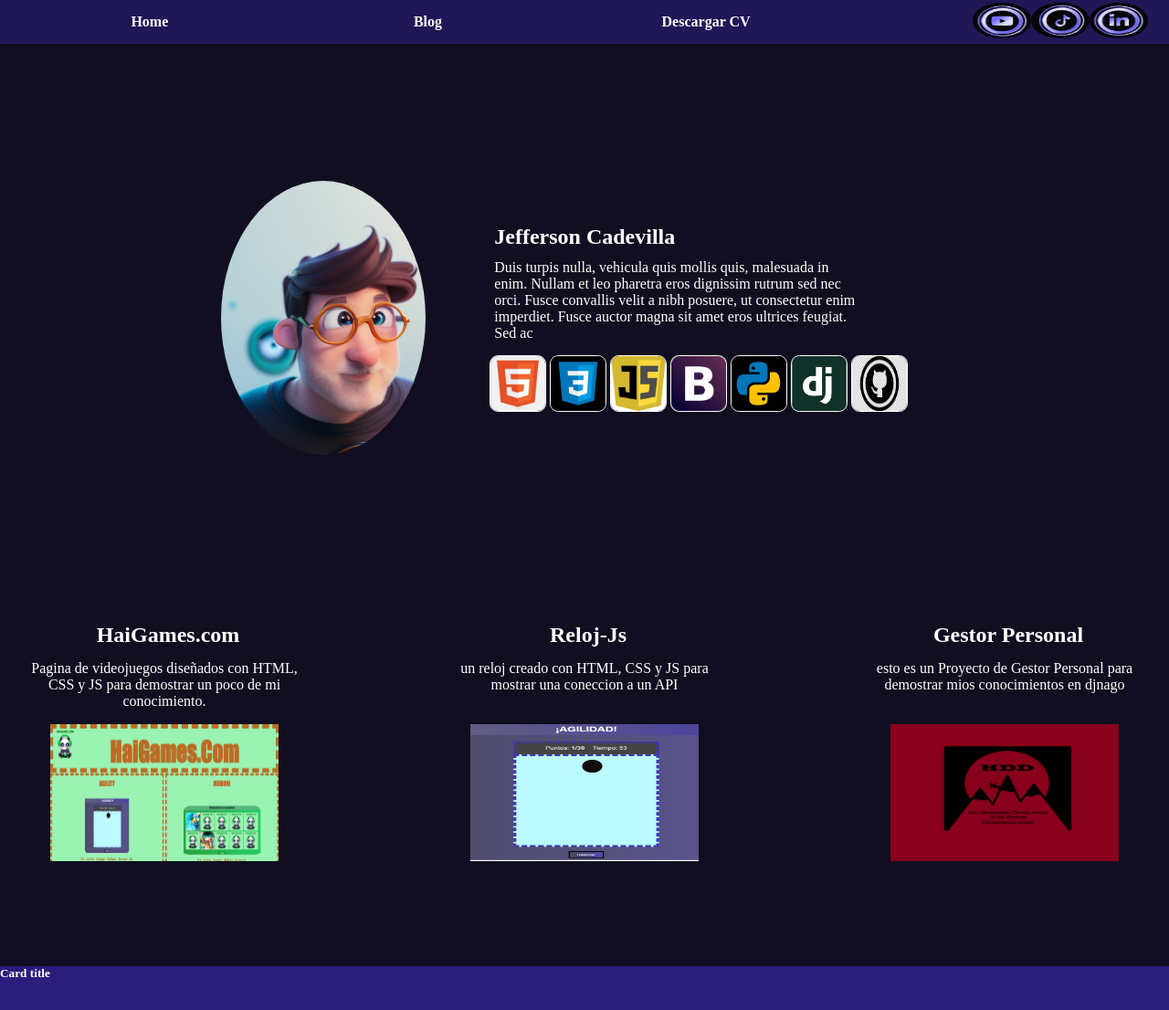
The page / on the database its author committed.
### Portafolio/models.py (models this page shows, shortened)
class Presentacion(models.Model):
    image = models.ImageField(upload_to="Portafolio/images/")
    title = models.CharField( max_length=100)
    description = models.CharField(max_length=250)
    id = models.AutoField(primary_key=True)

class Projecto(models.Model):
    id = models.AutoField(primary_key=True)
    title = models.CharField( max_length=100)
    description = models.CharField(max_length=250)
    image = models.ImageField(upload_to="Portafolio/images/")
    url =models.URLField(blank=True)

### portafolio_jeff/views.py (the view)
# urls.py: 2. Add a URL to urlpatterns:  path('', views.home, name='home')
def home(request, Projecto_id=None):
    projectos = Projecto.objects.all()
    presentaciones = Presentacion.objects.all()
    return render(request, 'Principal.html', {'projectos': projectos, 'presentaciones': presentaciones})

### Templates/Principal.html (shortened to what this page needs)
{% extends 'layout/base.html' %}
{% load static %}
        {% block content %}
            {% for presentacion in presentaciones %}
                <secction class="containerpresent">
                    <div class="Present"  >
                        <img class="imgP" src="{{ presentacion.image.url }}" />
                        <div class="text-container">
                            <h2 class="title01">{{ presentacion.title }}</h2>
                            <p class="title01">{{ presentacion.description }}</p>
                            <div class="skill">
                                <img class="redesS" src="{% static "img/html5 - tabtag.jpg" %}">
                                <img class="redesS" src="{% static "img/CSS3 - MI PORTAL.jpg" %}">
                                <img class="redesS" src="{% static "img/Unplugged Coding in the classroom - The Blog of Curiosity and the Hungry Mind.jpg" %}">
                                <img class="redesS" src="{% static "img/File_Bootstrap logo_svg - Wikimedia Commons.jpg" %}">
                                <img class="redesS" src="{% static "img/Python - MI PORTAL.jpg" %}">
                                <img class="redesS" src="{% static "img/Django minimized logo.jpg" %}">
                                <img class="redesS" src="{% static "img/Social Media Computer Icons GitHub Social Network PNG - Free Download.jpg" %}">
                            </div>
                        </div>
                    </div>
                </secction>
            {% endfor %}
                <secction class="containerproyect">
                    {% for projecto in projectos %}
                        <div class="proyect">
                            <a class="link5" href="{{ projecto.url }}">
                            <h2 class="title01">{{ projecto.title }}</h2>
                            <p class="parrafo01">{{ projecto.description }}</p>
                            <img class="img01" src="{{ projecto.image.url }}"/></a>
                        </div>
                    {% endfor %}
                </secction>
        {% endblock content %}

### static/styles/estilos.css (style rules this page uses)
* { margin: 0; padding: 0; list-style: none; }
:root { --color-primary: white ; --color-secondary: #452cd44d ; --color-body: rgba(3, 0, 20, 0.945); --fonts-main: #0006FA; }
body { background:rgba(3, 0, 20, 0.945); }
a { text-decoration: none; color: white; }
.containerpresent { width: 100%; height:600px; align-items: center; display: flex; justify-content: center; }
.Present { width: 70%; height: -webkit-fill-available; display: flex; justify-content: center; align-items: center; }
.imgP { padding: 50px; width: 25%; height: 50%; border-radius: 50%; }
.skill { margin-top: 2%; }
.title01 { width: 400px; padding: 1%; color: white; }
.text-container { flex: 1; padding: 20px; display: flex; flex-direction: column; justify-content: center; align-items: flex-start; }
.redesS { width: 60px; height: 60px; border:solid white; border-radius: 15%; border-width: 1px; }
.containerproyect { width: 100%; height: 400px; display: flex; flex-direction: row; justify-content: center; }
.proyect { width:auto; margin: 20px; padding: 10px; color: white; text-align: center; justify-items: center; }
.proyect p { position: relative; margin: auto; padding: 10px; text-align: center; justify-content: center; width: 300px; height: 50px; }
.img01 { width: 250px; height: 150px; padding: 10px; }
.link5 { list-style: none; }

### rows shown on the page
Presentacion: image (picture), title "Jefferson Cadevilla", description "Duis turpis nulla, vehicula quis mollis quis, malesuada in enim. Nullam et leo pharetra eros dignissim rutrum sed nec orci. Fusce convallis velit a nibh posuere, ut consectetur enim imperdiet. Fusce auctor magna sit amet eros ultrices feugiat. Sed ac"
Projecto: title "HaiGames.com", description "Pagina de videojuegos diseñados con HTML, CSS y JS para demostrar un poco de mi conocimiento.", image (picture)
Projecto: title "Reloj-Js", description "un reloj creado con HTML, CSS y JS para mostrar una coneccion a un API", image (picture)
Projecto: title "Gestor Personal", description "esto es un Proyecto de Gestor Personal para demostrar mios conocimientos en djnago", image (picture)
